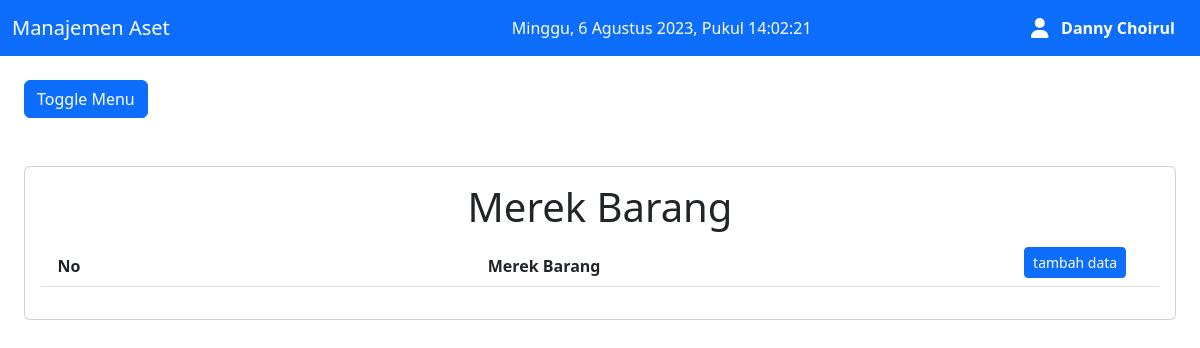
The app's page /merek/index.php (signed in), older data.
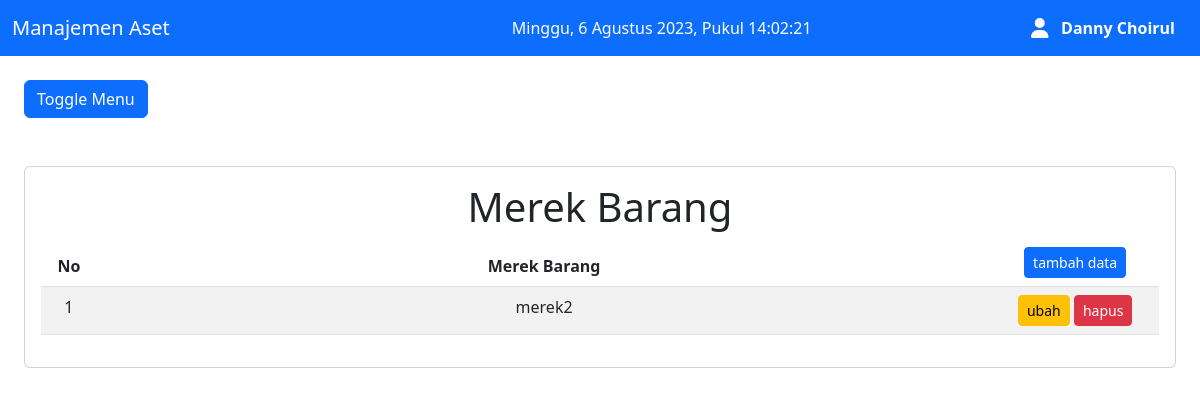
The same page, newer data.
### tables this page shows
CREATE TABLE `merek_barang`  (
  `id_merek_barang` varchar(255) NOT NULL,
  `nama_merek_barang` varchar(255) NULL DEFAULT NULL,
  PRIMARY KEY (`id_merek_barang`) USING BTREE,
  INDEX `nama_merek_barang`(`nama_merek_barang`) USING BTREE
);

### koneksi.php (called while the page is built)
<?php
$db = mysqli_connect("localhost", "root", "", "pendataan");
function query($query)
{
    global $db;
    $result = mysqli_query($db, $query);
    $rows = [];
    while ($row = mysqli_fetch_assoc($result)) {
        $rows[] = $row;
    }
    return $rows;
}

### merek/index.php (the view, shortened to what this page needs)
<?php
require '../header.php';
$merek_barang = query("SELECT * FROM merek_barang ORDER BY id_merek_barang Asc");
?>
<body>
  <div class="p-4" id="main-content">
    <button class="btn btn-primary" id="button-toggle">
      Toggle Menu
    </button>
    <div class="card mt-5">
      <div class="card-body">
        <h1 style="text-align:center">Merek Barang</h1>
        <table class="table table-striped" id="datatable">
          <thead>
            <tr style="text-align:center">
              <th width="5%" style="text-align:center">No</th>
              <th style="text-align:center">Merek Barang</th>
              <th width="15%" style="text-align:center">
                <a class="btn btn-sm btn-primary" href="tambah.php" role="button">tambah data</a>
              </th>
            </tr>
          </thead>
          <tbody>
            <?php $no = 1; ?>
            <?php foreach ($merek_barang as $row) : ?>
              <tr>
                <td width="5%" style="text-align: center;" scope="row"><?= $no; ?></td>
                <td style="text-align: center;"><?= $row["nama_merek_barang"]; ?></td>
                <td style="text-align: center">
                  <a class="btn btn-sm btn-warning" href="ubah.php?id_merek_barang=<?= $row["id_merek_barang"]; ?>" role="button">ubah</a>
                  <a class="btn btn-sm btn-danger" href="hapus.php?id_merek_barang=<?= $row["id_merek_barang"]; ?>" onclick="return confirm('yakin?');" role="button">hapus</a>
                </td>
              </tr>
            <?php $no++;
            endforeach; ?>
          </tbody>
        </table>
      </div>
    </div>
  </div>
</body>
<?php require '../footer.php'; ?>

Row changes from the older to the newer data that the page shows:
added merek_barang: nama_merek_barang "merek2"
